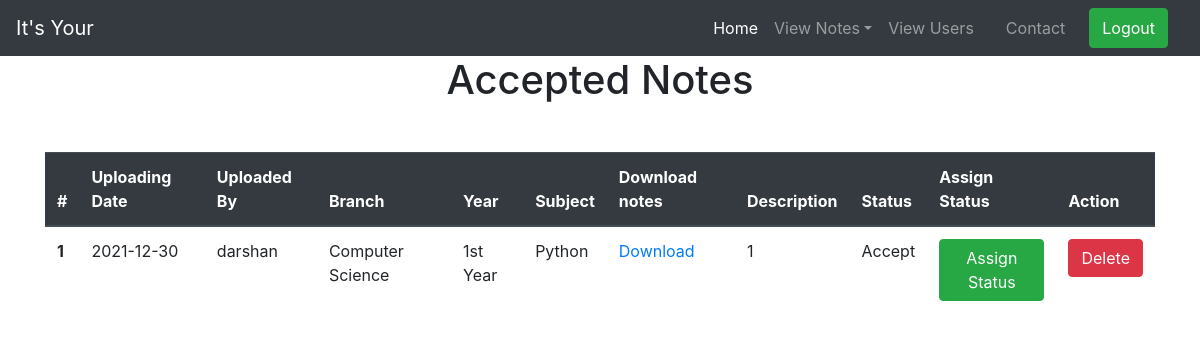
/accepted_notes (signed in), run on an earlier commit of the app's database.
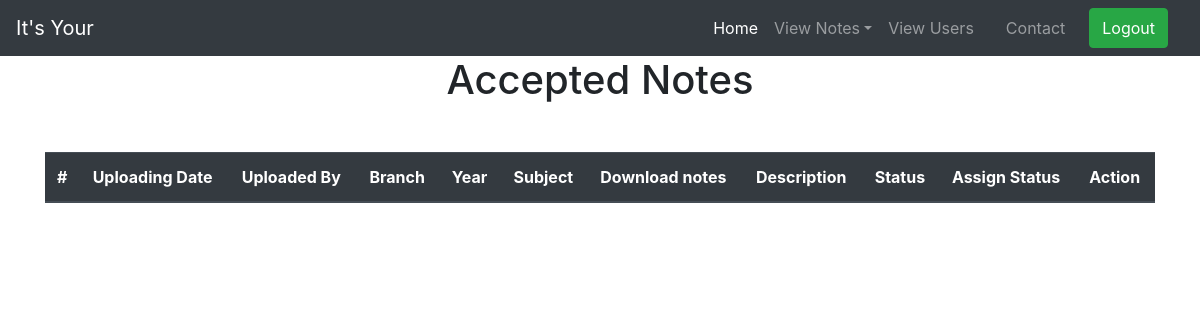
And on a later commit of the database.
### notes/models.py (models this page shows)
class Notes(models.Model):
    user = models.ForeignKey(User,on_delete=models.CASCADE)
    uploadingdate =models.CharField(max_length=30,null=True)
    branch =models.CharField(max_length=30)
    subject =models.CharField(max_length=30)
    notesfile =models.FileField(null=True)
    filetype =models.CharField(max_length=30)
    description =models.CharField(max_length=200,null=True)
    year =models.CharField(max_length=30,null=True)
    notestype=models.CharField(max_length=30,null=True)
    status =models.CharField(max_length=30)

### notes/views.py (the view)
# urls.py: path('accepted_notes',accepted_notes, name='accepted_notes'),
def accepted_notes(request):
    if not request.user.is_authenticated:
           return redirect('index')
    notes = Notes.objects.filter(status= "Accept")
    d={'notes':notes}
    return render(request,'notes/accepted_notes.html',d)

### notes/templates/notes/accepted_notes.html (shortened to what this page needs)
{% extends 'notes/admin_nav.html' %}
{% load static %}
{% block body %}
<link rel="stylesheet" href="https://cdnjs.cloudflare.com/ajax/libs/twitter-bootstrap/4.5.2/css/bootstrap.css">
<link rel="stylesheet" href="https://cdn.datatables.net/1.10.23/css/dataTables.bootstrap4.min.css">
<h1 class="text-center">Accepted Notes</h1>
<div class="container mt-5">
    <table class="table" id="example">
        <thead class="thead-dark">
          <tr>
            <th scope="col">#</th>
            <th scope="col">Uploading Date</th>
            <th scope="col">Uploaded By</th>
            <th scope="col">Branch</th>
            <th scope="col">Year</th>
            <th scope="col">Subject</th>
            <th scope="col">Download notes</th>
            <th scope="col">Description</th>
            <th scope="col">Status</th>
            <th scope="col">Assign Status</th>
            <th scope="col">Action</th>
          </tr>
        </thead>
        {% for i in notes %}
        <tbody>
          <tr>
            <th scope="row">{{forloop.counter }}</th>
            <td>{{i.uploadingdate}}</td>
            <td>{{i.user.username}}</td>
            <td>{{i.branch}}</td>
            <td>{{i.year}}</td>
            <td>{{i.subject}}</td>
            <td><a href="{{i.notesfile.url}}" download>Download</a></td>
            <td>{{i.description}}</td>
            <td>{{i.status}}</td>
            <td><a href="{% url 'assign_status' i.id %}" class="btn btn-success" >Assign Status</a></td>
            <td><a href="{% url 'delete_notes' i.id %}" class="btn btn-danger" onclick="return confirm('Are You Sure')">Delete</a></td>
          </tr>
        </tbody>
        {% endfor %}
      </table>
</div>
{% endblock %}

What changed in the data, as far as the page shows it:
removed Notes: uploadingdate "2021-12-30", user.username "darshan", branch "Computer Science", year "1st Year", subject "Python", description "1", status "Accept"
